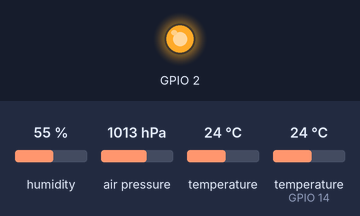
Recording of a sketch running on a simulated ESP8266 (NodeMCU). Parts: output pins drawn as LEDs (lit = HIGH). Inputs (shaded band) come from the test bench; at power-on: humidity 55 %, air pressure 1013 hPa, temperature 24 °C, temperature (sensor on GPIO 14) 24 °C. WiFi joins after 1.5 s; servers stay silent unless stated; no MQTT or app messages arrive unless stated; what the sketch prints to the serial monitor is not drawn. At 34.9 s the program puts the board to deep sleep or switches it off; the recording ends there.

Above: at 12.4 s.
At 34.0 s:
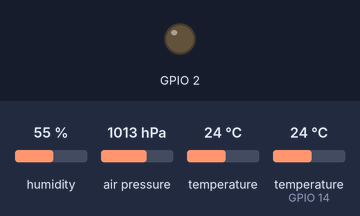
Timing chart, 0 to 34.9 s (numbered marks = the images above):
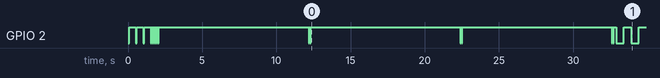

The sketch:

nodemcu-dht22-mqtt-deepsleep.ino
```cpp
// (licence header left out)
/*  //// Wiring
 *
 *  //NodeMCU
 *  D0(Wake) -> RST on 470 Ohm resistor   //to wakeup from deepsleep
 *
 *  //DHT22
 *  1     -> GND
 *  2 None
 *  3     -> DATA + 3V3 on 4.7k Ohm resistor
 *  4     -> 3V3
 *
 *  //BMP280
 *  GND   -> GND
 *  VCC   -> 3V3
 *  SCL   -> D1
 *  SDA   -> D2
 *  CSB   -> 3V3
 *  SDO   -> 3V3
 *
 */


/*
  Summary:
  - connect to Wifi
  - connect to MQTT-broker
  - read sensor every 10 seconds until countdown is over (see variable icountdown)
  - go to deepsleep for 10 minutes
  - reset to start over
  # optional: use onboard led (see variable useled = true/false);
              different led blinking signals to distinct between events
              - waiting for wifi     - simple blinking
              - wifi-connect success - 6 fast blinks
              - read-sensor          - 2 fast blinks
              - go deepsleep         - 2 long blinks
*/


/* --------------------------------------------- */

// nodemcu libraries
#include <ESP8266WiFi.h>
#include <PubSubClient.h>

// DHT-sensor libraries
#include "DHT.h"          // library for DHT-sensors

// BMP280-sensor libraries
#include <Wire.h>
#include <Adafruit_BMP280.h>
#include <SPI.h>

// ### Sensetive Data ###
#define wifi_ssid "<wifi-ssid>"             // wifi ssid
#define wifi_password "<wifi-password>"     // wifi-password

#define mqtt_server "<ip-adress-mqtt-host>"      // mqtt-ip
#define mqtt_user "<username>"                   // mqtt-user
#define mqtt_password "<password>"               // mqtt-password
// ### Sensetive Data ###

//mqtt definitions
#define temperature_topic "nodemcu-1/dht22/temperature"             //Topic temperature
#define humidity_topic "nodemcu-1/dht22/humidity"                   //Topic humidity
#define pressure_topic "nodemcu-1/bmp280/pressure"                  //Topic pressure
#define secondarytemperature_topic "nodemcu-1/bmp280/temperature2"  //Topic temperature secondary
#define altitude_topic "nodemcu-1/bmp280/altitude"                  //Topic altitude

//DHT22 definitions
#define DHTPIN 14             // DHT Pin; NodeMCU D2 = 4; D4 = 2; D5 = 14
// Un-comment your sensor
//#define DHTTYPE DHT11       // DHT 11
#define DHTTYPE DHT22         // DHT 22  (AM2302)

//BMP280 definitions
#define SEALEVELPRESSURE_HPA (1030.50)  // needed to calculate altitude, set sealevelpressure of your location here
#define BMP_SCK  (13)
#define BMP_MISO (12)
#define BMP_MOSI (11)
#define BMP_CS   (10)

Adafruit_BMP280 bmp; // I2C
//Adafruit_BMP280 bmp(BMP_CS); // hardware SPI
//Adafruit_BMP280 bmp(BMP_CS, BMP_MOSI, BMP_MISO,  BMP_SCK);

// Variables
char message_buff[100];       //Buffer to decode MQTT messages

int icountdown = 3;           // count of sensor-measures in one cycle
int n = 0;                    // arrayposition

float t[5] = { };             // array temperature
float sumt = 0;               // sum of temperature for arithmetic mean
float arithmetict = 0;        // arithmetic mean temperature

float h[5] = { };             // array humidity
float sumh = 0;               // sum of humidity for arithmetic mean
float arithmetich = 0;        // arithmetic mean humidity

float p[5] = { };             // array pressure
float sump = 0;               // sum of pressure for arithmetic mean
float arithmeticp = 0;        // arithmetic mean pressure

float t2[5] = { };             // array secondary temperature
float sumt2 = 0;               // sum of secondary temperature for arithmetic mean
float arithmetict2 = 0;        // arithmetic mean secondary temperature

float a[5] = { };             // array altitude
float suma = 0;               // sum of altitude for arithmetic mean
float arithmetica = 0;        // arithmetic mean altitude

int deepsleepduration = 10;   // Duration of DeepSleep between measures in minutes
bool useled = true;           // Only blink if true
int iblink = 0;               // variable for increment count of led blinks

long lastMsg = 0;
long lastRecu = 0;

bool debug = false;             // Display log message if True

// Create nodemcu objects
WiFiClient espClient;
PubSubClient client(espClient);

// Create dht22 objects
DHT dht(DHTPIN, DHTTYPE);

/* --------------------------------------------- */

void setup() {
  Serial.begin(9600);
  Serial.println("Power up. >>>");

  // BMP280 init
  if (!bmp.begin()) {
    Serial.println(F("Could not find a valid BMP280 sensor, check wiring!"));
    while (1);
  }

  // BMP280 Default settings from datasheet.
  bmp.setSampling(Adafruit_BMP280::MODE_NORMAL,     // Operating Mode
                  Adafruit_BMP280::SAMPLING_X2,     // Temp. oversampling
                  Adafruit_BMP280::SAMPLING_X16,    // Pressure oversampling
                  Adafruit_BMP280::FILTER_X16,      // Filtering.
                  Adafruit_BMP280::STANDBY_MS_500); // Standby time.

  if ( useled ) {
    Serial.println("useled = true >> Use onboard-LED for status report.");
    pinMode(LED_BUILTIN, OUTPUT);           // Initialize the LED_BUILTIN pin as an output
  } else {
    Serial.println("useled = false >> Dark-mode. No LED-Disco in my bedroom.");
    digitalWrite(LED_BUILTIN, HIGH);      // Turn the LED off by making the voltage HIGH
  }
  setup_wifi();                           //Connect to Wifi network
  client.setServer(mqtt_server, 1883);    // Configure MQTT connexion
  client.setCallback(callback);           // callback function to execute when a MQTT message
  dht.begin();
}

// Wifi-connection
void setup_wifi() {
  delay(10);
  Serial.print("Connecting to ssid: ");
  Serial.print(wifi_ssid);
  WiFi.begin(wifi_ssid, wifi_password);

  while (WiFi.status() != WL_CONNECTED) {
    Serial.print(".");

    if ( useled ) {
      // short led-blink while trying to connect to wifi
      digitalWrite(LED_BUILTIN, LOW);   // Turn the LED on by making the voltage LOW
      delay(50);
      digitalWrite(LED_BUILTIN, HIGH);  // Turn the LED off by making the voltage HIGH
      delay(450);
    } else {
      delay(500);
    }
  }

  Serial.print("Ok. ");
  Serial.print("=> local IP: ");
  Serial.println(WiFi.localIP());

  if ( useled ) {
    // 6 fast led blinks when WiFi is connected
    iblink = 0;
    while (iblink < 6) {
      digitalWrite(LED_BUILTIN, LOW);   // Turn the LED on by making the voltage LOW
      delay(25);
      digitalWrite(LED_BUILTIN, HIGH);  // Turn the LED off by making the voltage HIGH
      delay(75);
      iblink++;
    }
  }
}

//connect mqtt
void reconnect() {

  while (!client.connected()) {
    Serial.print("Connecting to MQTT broker.5757657678687876876876j5jj5..  ");
    if (client.connect("ESP8266Client", mqtt_user, mqtt_password)) {
      Serial.println("OK");
    } else {
      Serial.print("MQTT Connecting failed. Error: ");
      Serial.print(client.state());
      Serial.println(" Wait 5 secondes before to retry");
      delay(5000);
    }
  }
}

/* --------------------------------------------- */

void loop() {
  if (!client.connected()) {
    reconnect();
  }
  client.loop();

  long now = millis();
  // Read humidity and temperature every 10 seconds and publish to mqtt-broker until countdown is over
  if (now - lastMsg > 1000 * 10) {
    lastMsg = now;

    if ( debug ) {
      Serial.print("arraynumber: ");
      Serial.println(n);
    }

    // Read DHT22 temperature in Celcius
    t[n] = dht.readTemperature();
    sumt=sumt+t[n];   // sum measures for arithmetic mean
    if ( debug ) {
    Serial.print("sum temperature: ");
    Serial.println(sumt);
    }
    // Read DHT22 humidity
    h[n] = dht.readHumidity();
    sumh=sumh+h[n];   // sum measures for arithmetic mean
    if ( debug ) {
      Serial.print("sum humidity: ");
      Serial.println(sumh);
    }
    // Oh, nothing to send
    if ( isnan(t[n]) || isnan(h[n])) {
      Serial.println("No readings. Check DHT sensor!");
      return;
    }

    // Read BMP280 temperature in Celcius
    t2[n] = bmp.readTemperature();
    sumt2=sumt2+t2[n];   // sum measures for arithmetic mean
    if ( debug ) {
      Serial.print("secondary temperature: ");
      Serial.println(t2[n]);
      Serial.print("sum secondary temperature: ");
      Serial.print(sumt2);
      Serial.println(" °C");
    }
    // Read BMP280 pressure in hPa
    p[n] = bmp.readPressure()/100;
    sump=sump+p[n];   // sum measures for arithmetic mean
    if ( debug ) {
      Serial.print("pressure: ");
      Serial.println(p[n]);
      Serial.print("sum pressure: ");
      Serial.print(sump);
      Serial.println(" hPa");
    }
    // Read BMP280 altitude
    a[n] = bmp.readAltitude(SEALEVELPRESSURE_HPA);
    suma=suma+a[n];   // sum measures for arithmetic mean
    if ( debug ) {
      Serial.print("altitude: ");
      Serial.println(a[n]);
      Serial.print("sum altitude: ");
      Serial.print(suma);
      Serial.println(" m");
    }

    if ( debug ) {
      Serial.print("Temperature : ");
      Serial.print(t[n]);
      Serial.print(" | Humidity : ");
      Serial.println(h[n]);
    }

    //Loop countdown until DeepSleep
    icountdown = --icountdown;
    Serial.print("Countdown: ");
    Serial.println(icountdown);

    if ( useled ) {
      // ### 2 fast led blinks when topics are published to mqtt broker
      iblink = 0;
      while (iblink < 2) {
        digitalWrite(LED_BUILTIN, LOW);   // Turn the LED on by making the voltage LOW
        delay(25);
        digitalWrite(LED_BUILTIN, HIGH);  // Turn the LED off by making the voltage HIGH
        delay(75);
        iblink++;
      }
      //
    }

    n++;
  }
  if (now - lastRecu > 100 ) {
    lastRecu = now;
    client.subscribe("homeassistant/switch1");
  }

  // Go DeepSleep when countdown is over
  if (icountdown == 0) {

    // Calculate arithmetic mean
    arithmetict = sumt/n;     // mean of dht22 temperature
    arithmetich = sumh/n;     // mean of dht22 humidity
    arithmeticp = sump/n;     // mean of bmp280 pressure
    arithmetica = suma/n;     // mean of bmp280 altitude
    arithmetict2 = sumt2/n;   // mean of bmp280 temperature

    // Announce publishing of values
    Serial.print("Sending ");
    Serial.print("temperature: ");
    Serial.print(arithmetict);
    Serial.print(" | ");
    Serial.print("humidity: ");
    Serial.print(arithmetich);
    Serial.print(" | ");
    Serial.print("pressure: ");
    Serial.print(arithmeticp);
    Serial.print(" | ");
    Serial.print("altitude: ");
    Serial.print(arithmetica);
    Serial.print(" | ");
    Serial.print("secondary temperature: ");
    Serial.print(arithmetict2);
    Serial.print("...");

   // Publish topics
    client.publish(temperature_topic, String(arithmetict).c_str(), true);                 // Publish dht22 temperature on temperature_topic
    client.publish(humidity_topic, String(arithmetich).c_str(), true);                    // Publish dht22 humidity on humidity_topic
    client.publish(pressure_topic, String(arithmeticp).c_str(), true);                    // Publish bmp280 humidity on humidity_topic
    client.publish(secondarytemperature_topic, String(arithmetict2).c_str(), true);       // Publish bmp280 temperature on humidity_topic
    client.publish(altitude_topic, String(arithmetica).c_str(), true);                    // Publish bmp280 altitude on humidity_topic
    Serial.println("Ok"); // Done

    Serial.print("Going to DeepSleep for ");
    Serial.print(deepsleepduration);
    Serial.println(" Minutes.");
    if ( useled ) {
      // ### 2 led blinks before going to DeepSleep
      iblink = 0;
      while (iblink < 2) {
        digitalWrite(LED_BUILTIN, LOW);   // Turn the LED on by making the voltage LOW
        delay(500);
        digitalWrite(LED_BUILTIN, HIGH);  // Turn the LED off by making the voltage HIGH
        delay(500);
        iblink++;
      }
    }
    else {
      delay(2000); // wait 2 seconds to give the device time to finish publishing before power down
    }
    Serial.println("Power down. <<<<");
    ESP.deepSleep(deepsleepduration * 60 * 1000000);  // 1 Second = 1000000
  }
  delay(5000);  // reloop after 5 seconds
}

/* --------------------------------------------- */

// MQTT callback function
// from http://m2mio.tumblr.com/post/30048662088/a-simple-example-arduino-mqtt-m2mio
void callback(char* topic, byte* payload, unsigned int length) {

  int i = 0;
  if ( debug ) {
    Serial.println("Message recu =>  topic: " + String(topic));
    Serial.print(" | longueur: " + String(length, DEC));
  }
  // create character buffer with ending null terminator (string)
  for (i = 0; i < length; i++) {
    message_buff[i] = payload[i];
  }
  message_buff[i] = '\0';

  String msgString = String(message_buff);
  if ( debug ) {
    Serial.println("Payload: " + msgString);
  }
}
```
